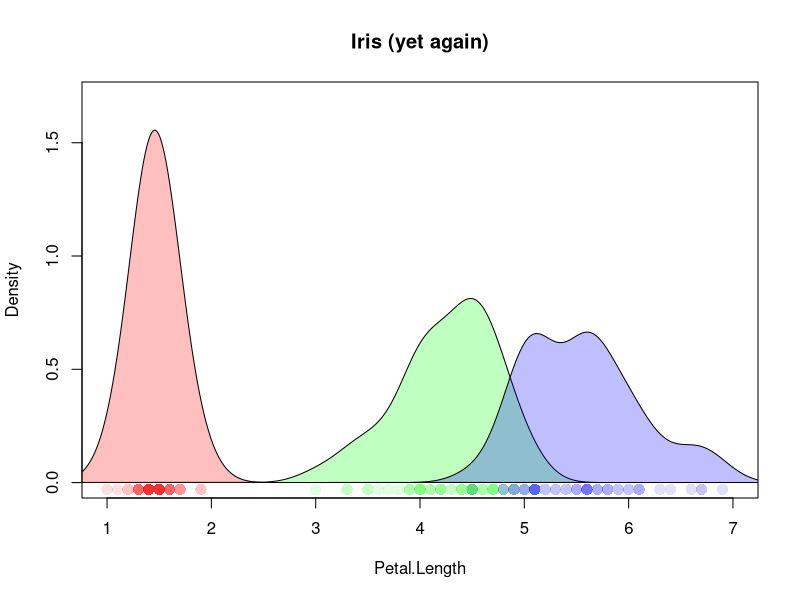
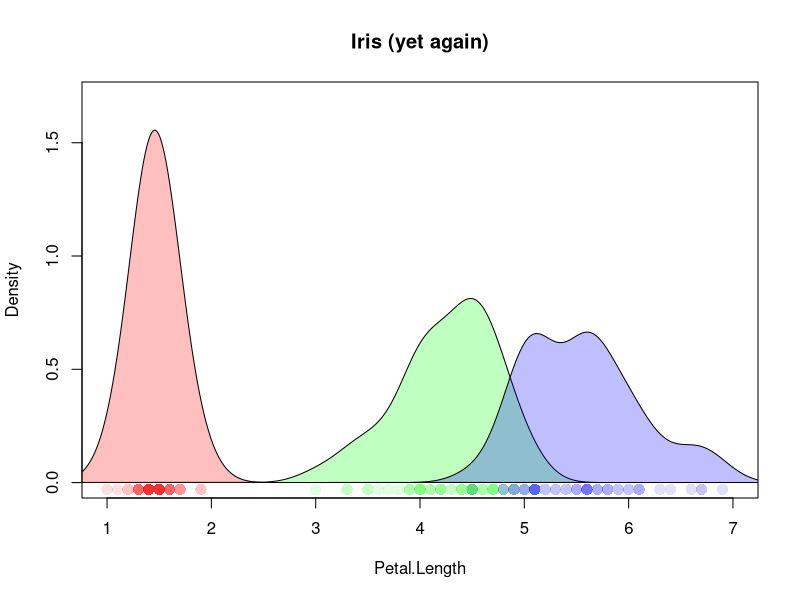

Reproduce these figures in R, in order.
library(Cairo)

CairoPDF("ircplot.pdf", 6, 6, bg="transparent")
data(iris)
attach(iris)
plot(Petal.Length, rep(-0.03,length(Species)), xlim=c(1,7),
     ylim=c(0,1.7), xlab="Petal.Length", ylab="Density",
     pch=21, cex=1.5, col="#00000001", main = "Iris (yet again)",
     bg=c("#ff000020","#00ff0020","#0000ff20")[unclass(Species)])
for (i in 1:3)
  polygon(density(Petal.Length[unclass(Species)==i],bw=0.2),
    col=c("#ff000040","#00ff0040","#0000ff40")[i])
dev.off()

pdf("irpplot.pdf", bg="transparent", paper="A4")
data(iris)
attach(iris)
plot(Petal.Length, rep(-0.03,length(Species)), xlim=c(1,7),
     ylim=c(0,1.7), xlab="Petal.Length", ylab="Density",
     pch=21, cex=1.5, col="#00000001", main = "Iris (yet again)",
     bg=c("#ff000020","#00ff0020","#0000ff20")[unclass(Species)])
for (i in 1:3)
  polygon(density(Petal.Length[unclass(Species)==i],bw=0.2),
    col=c("#ff000040","#00ff0040","#0000ff40")[i])
dev.off()
